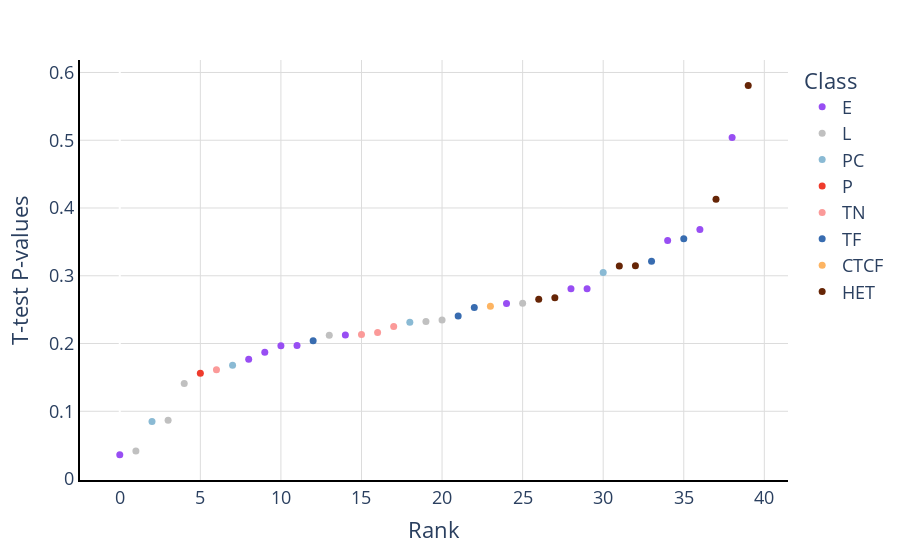

Write notebook code for a chart like this one.
### Markdown cell above
You might want to perform T-tests to see whether a particular Sei/DeepSEA measure is significantly different between cases and controls. You can do this using the below code. Change `y` to any Sei prediction name/column to run a t-test.

### Code cell
# In this example, we take only the cases that have a single case or a single control.
counts = [sum(x) for x in zip(scores["Control Alleles"].values,  scores["Breast Cancer Case Alleles"].values)]
ttest_df = clin.seq_class_t_tests(scores[[count == 1 for count in counts]], 
                                  filename="test_output_plots/PTEN_t_test.html", fontsize=18)

### Figure 1 — Plotly figure (JSON) as saved in the notebook; plotly's stock layout.template omitted (floating-point values rounded to 4 significant figures)
{"data": [{"customdata": [["E5 B-cell-like", 0.03601, "E", "#984ef3", 0], ["E11 T-cell", 0.1767, "E", "#984ef3", 8], ["E10 Brain", 0.1871, "E", "#984ef3", 9], ["E6 Weak epithelial", 0.1966, "E", "#984ef3", 10], ["E7 Monocyte / Macrophage", 0.197, "E", "#984ef3", 11], ["E12 Erythroblast-like", 0.2124, "E", "#984ef3", 14], ["E4 Multi-tissue", 0.2591, "E", "#984ef3", 24], ["E9 Liver / Intestine", 0.2808, "E", "#984ef3", 28], ["E8 Weak multi-tissue", 0.2809, "E", "#984ef3", 29], ["E3 Brain / Melanocyte", 0.3521, "E", "#984ef3", 34], ["E1 Stem cell", 0.3682, "E", "#984ef3", 36], ["E2 Multi-tissue", 0.504, "E", "#984ef3", 38]], "hovertemplate": "Class=%{customdata[2]}<br>Rank=%{customdata[4]}<br>P-value=%{customdata[1]}<br>Sequence Class=%{customdata[0]}<br>Color=%{customdata[3]}<extra></extra>", "legendgroup": "E", "marker": {"color": "#984ef3", "size": 7, "symbol": "circle"}, "mode": "markers", "name": "E", "orientation": "v", "showlegend": true, "type": "scatter", "x": [0, 8, 9, 10, 11, 14, 24, 28, 29, 34, 36, 38], "xaxis": "x", "y": [0.03601, 0.1767, 0.1871, 0.1966, 0.197, 0.2124, 0.2591, 0.2808, 0.2809, 0.3521, 0.3682, 0.504], "yaxis": "y"}, {"customdata": [["L5 Low signal", 0.04132, "L", "#C0C0C0", 1], ["L3 Low signal", 0.08678, "L", "#C0C0C0", 3], ["L4 Low signal", 0.141, "L", "#C0C0C0", 4], ["L1 Low signal", 0.2121, "L", "#C0C0C0", 13], ["L7 Low signal", 0.2326, "L", "#C0C0C0", 19], ["L6 Low signal", 0.2346, "L", "#C0C0C0", 20], ["L2 Low signal", 0.2595, "L", "#C0C0C0", 25]], "hovertemplate": "Class=%{customdata[2]}<br>Rank=%{customdata[4]}<br>P-value=%{customdata[1]}<br>Sequence Class=%{customdata[0]}<br>Color=%{customdata[3]}<extra></extra>", "legendgroup": "L", "marker": {"color": "#C0C0C0", "size": 7, "symbol": "circle"}, "mode": "markers", "name": "L", "orientation": "v", "showlegend": true, "type": "scatter", "x": [1, 3, 4, 13, 19, 20, 25], "xaxis": "x", "y": [0.04132, 0.08678, 0.141, 0.2121, 0.2326, 0.2346, 0.2595], "yaxis": "y"}, {"customdata": [["PC4 Polycomb / Bivalent stem cell Enh", 0.08486, "PC", "#8abad4", 2], ["PC2 Weak Polycomb", 0.1678, "PC", "#8abad4", 7], ["PC1 Polycomb / Heterochromatin", 0.2314, "PC", "#8abad4", 18], ["PC3 Polycomb", 0.3048, "PC", "#8abad4", 30]], "hovertemplate": "Class=%{customdata[2]}<br>Rank=%{customdata[4]}<br>P-value=%{customdata[1]}<br>Sequence Class=%{customdata[0]}<br>Color=%{customdata[3]}<extra></extra>", "legendgroup": "PC", "marker": {"color": "#8abad4", "size": 7, "symbol": "circle"}, "mode": "markers", "name": "PC", "orientation": "v", "showlegend": true, "type": "scatter", "x": [2, 7, 18, 30], "xaxis": "x", "y": [0.08486, 0.1678, 0.2314, 0.3048], "yaxis": "y"}, {"customdata": [["P Promoter", 0.1562, "P", "#ef3b2c", 5]], "hovertemplate": "Class=%{customdata[2]}<br>Rank=%{customdata[4]}<br>P-value=%{customdata[1]}<br>Sequence Class=%{customdata[0]}<br>Color=%{customdata[3]}<extra></extra>", "legendgroup": "P", "marker": {"color": "#ef3b2c", "size": 7, "symbol": "circle"}, "mode": "markers", "name": "P", "orientation": "v", "showlegend": true, "type": "scatter", "x": [5], "xaxis": "x", "y": [0.1562], "yaxis": "y"}, {"customdata": [["TN3 Transcription", 0.1613, "TN", "#fb9a99", 6], ["TN2 Transcription", 0.2133, "TN", "#fb9a99", 15], ["TN4 Transcription", 0.2161, "TN", "#fb9a99", 16], ["TN1 Transcription", 0.2253, "TN", "#fb9a99", 17]], "hovertemplate": "Class=%{customdata[2]}<br>Rank=%{customdata[4]}<br>P-value=%{customdata[1]}<br>Sequence Class=%{customdata[0]}<br>Color=%{customdata[3]}<extra></extra>", "legendgroup": "TN", "marker": {"color": "#fb9a99", "size": 7, "symbol": "circle"}, "mode": "markers", "name": "TN", "orientation": "v", "showlegend": true, "type": "scatter", "x": [6, 15, 16, 17], "xaxis": "x", "y": [0.1613, 0.2133, 0.2161, 0.2253], "yaxis": "y"}, {"customdata": [["TF4 OTX2", 0.2041, "TF", "#386cb0", 12], ["TF2 CEBPB", 0.2405, "TF", "#386cb0", 21], ["TF5 AR", 0.253, "TF", "#386cb0", 22], ["TF1 NANOG / FOXA1", 0.3214, "TF", "#386cb0", 33], ["TF3 FOXA1 / AR / ESR1", 0.3545, "TF", "#386cb0", 35]], "hovertemplate": "Class=%{customdata[2]}<br>Rank=%{customdata[4]}<br>P-value=%{customdata[1]}<br>Sequence Class=%{customdata[0]}<br>Color=%{customdata[3]}<extra></extra>", "legendgroup": "TF", "marker": {"color": "#386cb0", "size": 7, "symbol": "circle"}, "mode": "markers", "name": "TF", "orientation": "v", "showlegend": true, "type": "scatter", "x": [12, 21, 22, 33, 35], "xaxis": "x", "y": [0.2041, 0.2405, 0.253, 0.3214, 0.3545], "yaxis": "y"}, {"customdata": [["CTCF CTCF-Cohesin", 0.2551, "CTCF", "#fdb462", 23]], "hovertemplate": "Class=%{customdata[2]}<br>Rank=%{customdata[4]}<br>P-value=%{customdata[1]}<br>Sequence Class=%{customdata[0]}<br>Color=%{customdata[3]}<extra></extra>", "legendgroup": "CTCF", "marker": {"color": "#fdb462", "size": 7, "symbol": "circle"}, "mode": "markers", "name": "CTCF", "orientation": "v", "showlegend": true, "type": "scatter", "x": [23], "xaxis": "x", "y": [0.2551], "yaxis": "y"}, {"customdata": [["HET2 Heterochromatin", 0.2652, "HET", "#662506", 26], ["HET1 Heterochromatin", 0.2676, "HET", "#662506", 27], ["HET5 Centromere", 0.3145, "HET", "#662506", 31], ["HET4 Heterochromatin", 0.3148, "HET", "#662506", 32], ["HET6 Centromere", 0.4128, "HET", "#662506", 37], ["HET3 Heterochromatin", 0.581, "HET", "#662506", 39]], "hovertemplate": "Class=%{customdata[2]}<br>Rank=%{customdata[4]}<br>P-value=%{customdata[1]}<br>Sequence Class=%{customdata[0]}<br>Color=%{customdata[3]}<extra></extra>", "legendgroup": "HET", "marker": {"color": "#662506", "size": 7, "symbol": "circle"}, "mode": "markers", "name": "HET", "orientation": "v", "showlegend": true, "type": "scatter", "x": [26, 27, 31, 32, 37, 39], "xaxis": "x", "y": [0.2652, 0.2676, 0.3145, 0.3148, 0.4128, 0.581], "yaxis": "y"}], "layout": {"font": {"size": 18}, "legend": {"title": {"text": "Class"}, "tracegroupgap": 0}, "margin": {"t": 60}, "paper_bgcolor": "rgba(0, 0, 0, 0)", "plot_bgcolor": "rgba(0, 0, 0, 0)", "xaxis": {"anchor": "y", "domain": [0, 1], "gridcolor": "#DCDCDC", "linecolor": "black", "linewidth": 2, "showline": true, "title": {"text": "Rank"}}, "yaxis": {"anchor": "x", "domain": [0, 1], "gridcolor": "#DCDCDC", "linecolor": "black", "linewidth": 2, "showline": true, "title": {"text": "T-test P-values"}}}}
